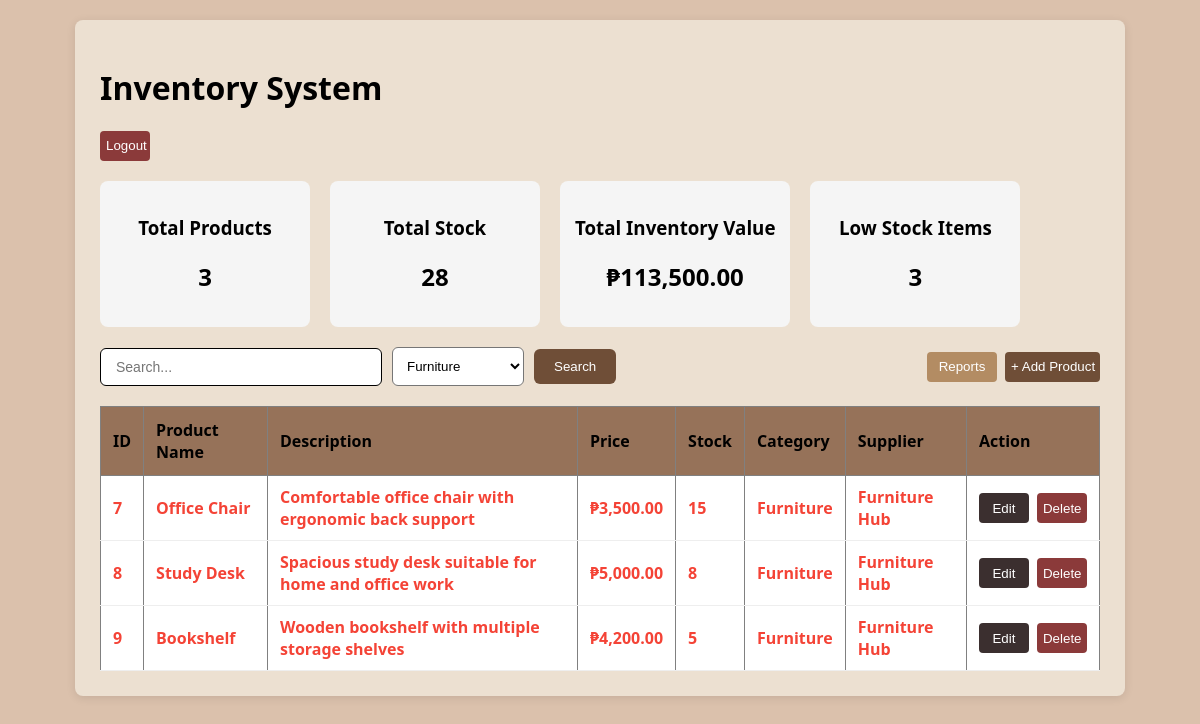
Screenshot of /index.php?category=3 (signed in) with the database file from the repository.
### tables this page shows
CREATE TABLE `products` (
  `product_id` int(11) NOT NULL,
  `product_name` varchar(100) DEFAULT NULL,
  `description` text DEFAULT NULL,
  `price` decimal(10,2) NOT NULL,
  `stock` int(11) NOT NULL DEFAULT 0,
  `category_id` int(11) NOT NULL,
  `supplier_id` int(11) NOT NULL,
  `created_at` timestamp NOT NULL DEFAULT current_timestamp()
);

CREATE TABLE `categories` (
  `category_id` int(11) NOT NULL,
  `category_name` varchar(100) DEFAULT NULL
);

CREATE TABLE `suppliers` (
  `supplier_id` int(11) NOT NULL,
  `supplier_name` varchar(100) DEFAULT NULL,
  `contact_person` varchar(100) DEFAULT NULL,
  `phone` varchar(20) DEFAULT NULL
);

### index.php (the view, shortened to what this page needs)
<?php
require_once 'config.php';
$search = $_GET['search'] ?? '';
$category = $_GET['category'] ?? '';
$sql = "
SELECT
    p.product_id,
    p.product_name,
    p.description,
    p.price,
    p.stock,
    c.category_name,
    s.supplier_name
FROM products p
JOIN categories c
    ON p.category_id = c.category_id
JOIN suppliers s
    ON p.supplier_id = s.supplier_id
WHERE 1=1
";
if ($category != '') {
    $category = (int)$category;
    $sql .= " AND p.category_id = $category";
}
$sql .= " ORDER BY p.product_id ASC";
$result = mysqli_query($conn, $sql);
$totalProducts = 0;
$totalStock = 0;
$totalValue = 0;
$lowStock = 0;
$products = [];
while ($row = mysqli_fetch_assoc($result)) {
    $products[] = $row;
    $totalProducts++;
    $totalStock += $row['stock'];
    $totalValue += $row['stock'] * $row['price'];
    if ($row['stock'] < 20) {
        $lowStock++;
    }
}
?>
<!DOCTYPE html>
<html>
<head>
    <link rel="stylesheet" href="style2.css">
</head>
<body>
<div class="container">
<h1>Inventory System</h1>
<a href="logout.php"><button class="del">Logout</button></a>
<div class="cards">
    <div class="card">
        <h3>Total Products</h3>
        <h2><?= $totalProducts ?></h2>
    </div>
    <div class="card">
        <h3>Total Stock</h3>
        <h2><?= $totalStock ?></h2>
    </div>
    <div class="card">
        <h3>Total Inventory Value</h3>
        <h2>₱<?= number_format($totalValue,2) ?></h2>
    </div>
    <div class="card">
        <h3>Low Stock Items</h3>
        <h2><?= $lowStock ?></h2>
    </div>
</div>
<div class="choose">
<form method="GET">
    <input type="text" name="search" placeholder="Search..."  value="<?= htmlspecialchars($search) ?>">
    <select name="category">
        <?php
        $cats = mysqli_query($conn, "SELECT * FROM categories");
        while($cat = mysqli_fetch_assoc($cats)){
            $selected = ($category == $cat['category_id']) ? "selected" : "";
            echo "<option value='{$cat['category_id']}' $selected>
                    {$cat['category_name']}
                  </option>";
        }
        ?>
    </select>
    <button type="submit" class ="search">Search</button>
</form>
<div class= pages>
<a href="report.php"><button class ="report">Reports</button></a>
<a href="add.php"><button class ="prod"> + Add Product </button> </a>
</div>
</div>
<table border="1" cellpadding="8">
<tr>
    <th>ID</th>
    <th>Product Name</th>
    <th>Description</th>
    <th>Price</th>
    <th>Stock</th>
    <th>Category</th>
    <th>Supplier</th>
    <th>Action </th>
</tr>
<?php foreach($products as $row): ?>
<tr class="<?= ($row['stock'] < 20) ? 'low-stock' : '' ?>">
    <td><?= $row['product_id'] ?></td>
    <td><?= htmlspecialchars($row['product_name']) ?></td>
    <td><?= htmlspecialchars($row['description']) ?></td>
    <td>₱<?= number_format($row['price'],2) ?></td>
    <td><?= $row['stock'] ?></td>
    <td><?= htmlspecialchars($row['category_name']) ?></td>
    <td><?= htmlspecialchars($row['supplier_name']) ?></td>
    <td>
    <div class ="actions">
    <a href="edit.php?id=<?= $row['product_id'] ?>" ><button class="edit" >Edit</button></a>
    <a href="delete.php?id=<?= $row['product_id'] ?>" onclick="return confirm('Delete this product?')" ><button class="del">Delete</button></a>
    </div>
    </td>
</tr>
<?php endforeach; ?>
</table>
</div>
</body>
</html>

### style2.css (style rules this page uses)
body { font-family: 'Segoe UI', Arial, sans-serif; margin: 20px; background: #dbc1ac; }
.container { max-width: 1000px; margin: 0 auto; background: #ece0d1; padding: 25px; border-radius: 8px; box-shadow: 0 2px 10px rgba(0,0,0,0.1); }
table { width: 100%; border-collapse: collapse; background: #ffffff; }
th { background:#967259; padding: 12px; text-align: left; }
td { padding: 10px 12px; border-bottom: 1px solid #eee; }
.cards { display:flex; gap:20px; margin:20px 0; }
.card { background:#f5f5f5; padding:15px; border-radius:8px; min-width:180px; text-align:center; }
.low-stock { background:#ffffff; color:#f44336; font-weight:bold; }
.choose { display:flex; justify-content:space-between; align-items:center; margin-bottom:20px; }
form { display:flex; gap:10px; }
.actions,.pages { display: flex; gap: 8px; white-space: nowrap; }
.del,.edit { text-decoration: none; color: white; border: none; border-radius: 4px; width: 50px; height: 30px; }
.del { background-color: #8B3A3A; }
.edit { background-color: #3B2F2F; }
.report { text-decoration: none; border: none; border-radius: 4px; width: 70px; height: 30px; background-color:#b38c63 ; color: white; }
.prod { text-decoration: none; border: none; border-radius: 4px; width: 95px; height: 30px; background-color: #6F4E37 ; color: white; }
form { display: flex; gap: 10px; align-items: center; }
input[name="search"] { padding: 10px 15px; border: 1px solid; border-radius: 6px; font-size: 14px; width: 250px; outline: none; }
select { padding: 10px; border-radius: 6px; background: white; }
button[type="submit"] { padding: 10px 20px; background: #6F4E37; color: white; border: none; border-radius: 6px; cursor: pointer; }

### rows the page displays
products: product_id "7", product_name "Office Chair", description "Comfortable office chair with ergonomic back support", price "3,500.00", stock "15", category.category_name "Furniture", supplier.supplier_name "Furniture Hub"
products: product_id "8", product_name "Study Desk", description "Spacious study desk suitable for home and office work", price "5,000.00", stock "8", category.category_name "Furniture", supplier.supplier_name "Furniture Hub"
products: product_id "9", product_name "Bookshelf", description "Wooden bookshelf with multiple storage shelves", price "4,200.00", stock "5", category.category_name "Furniture", supplier.supplier_name "Furniture Hub"

### other values shown
$totalProducts "3"
$totalStock "28"
$totalValue "113,500.00"
$lowStock "3"
form field category "Furniture"
